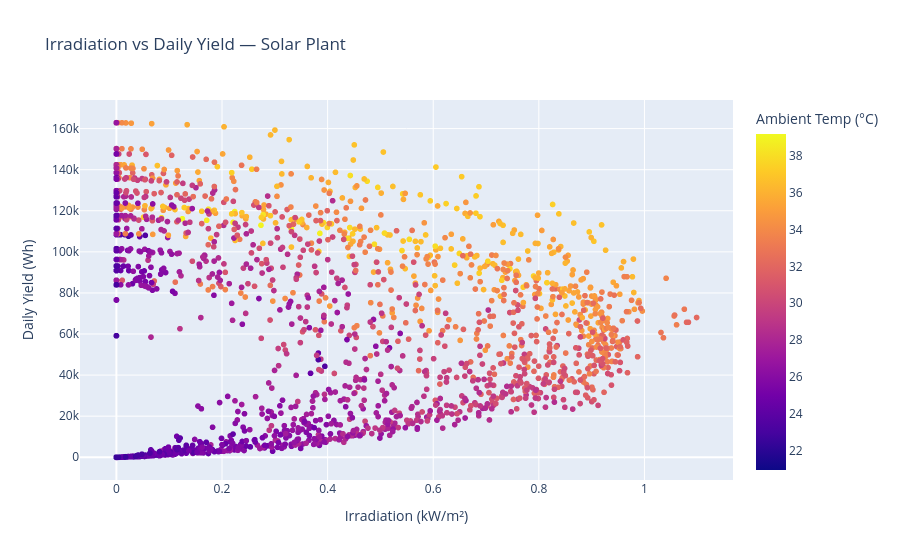

Notebook source saved alongside this figure:
### Code cell
# Plotly interactive scatter plot of irradiation vs daily yield colored by temperature
fig = px.scatter(solar_data,
                 x='IRRADIATION',
                 y='TRUE_DAILY_YIELD',
                 color='AMBIENT_TEMPERATURE',
                 title='Irradiation vs Daily Yield — Solar Plant',
                 labels={'IRRADIATION': 'Irradiation (kW/m²)',
                         'TRUE_DAILY_YIELD': 'Daily Yield (Wh)',
                         'AMBIENT_TEMPERATURE': 'Ambient Temp (°C)'})
fig.show()

### Figure 1 — Plotly figure (JSON) as saved in the notebook; plotly's stock layout.template omitted (floating-point values rounded to 4 significant figures; data arrays with more than 128 entries replaced by an {"elided": "..."} marker saying what was removed)
{"data": [{"hovertemplate": "Irradiation (kW/m²)=%{x}<br>Daily Yield (Wh)=%{y}<br>Ambient Temp (°C)=%{marker.color}<extra></extra>", "legendgroup": "", "marker": {"color": {"elided": "3259 float values"}, "coloraxis": "coloraxis", "symbol": "circle"}, "mode": "markers", "name": "", "showlegend": false, "type": "scattergl", "x": {"elided": "3259 float values"}, "xaxis": "x", "y": {"elided": "3259 float values"}, "yaxis": "y"}], "layout": {"coloraxis": {"colorbar": {"title": {"text": "Ambient Temp (°C)"}}, "colorscale": [[0, "#0d0887"], [0.1111, "#46039f"], [0.2222, "#7201a8"], [0.3333, "#9c179e"], [0.4444, "#bd3786"], [0.5556, "#d8576b"], [0.6667, "#ed7953"], [0.7778, "#fb9f3a"], [0.8889, "#fdca26"], [1, "#f0f921"]]}, "legend": {"tracegroupgap": 0}, "title": {"text": "Irradiation vs Daily Yield — Solar Plant"}, "xaxis": {"anchor": "y", "domain": [0, 1], "title": {"text": "Irradiation (kW/m²)"}}, "yaxis": {"anchor": "x", "domain": [0, 1], "title": {"text": "Daily Yield (Wh)"}}}}
